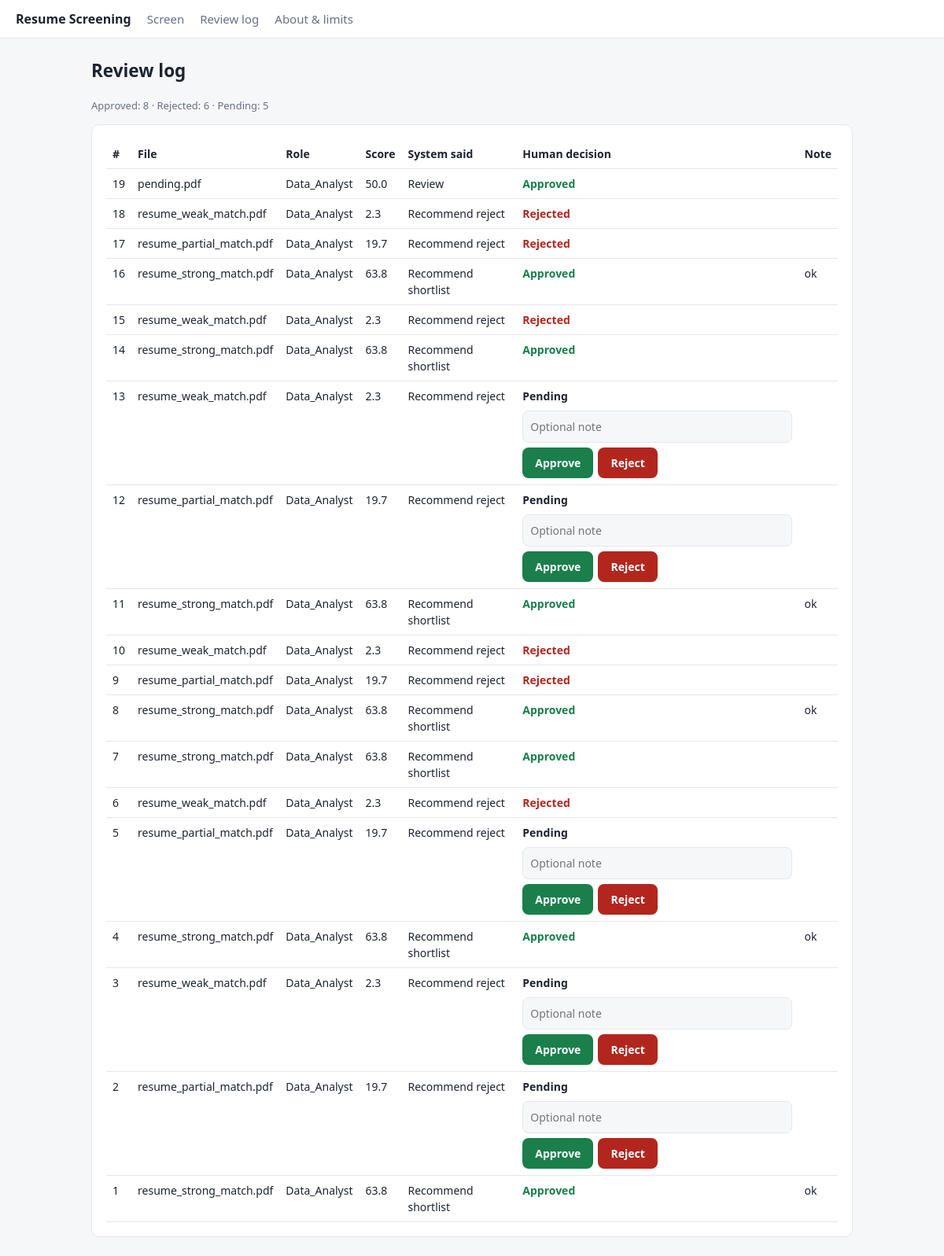
Screenshot of /review with the database file from the repository.
### tables this page shows
CREATE TABLE candidates(
  id INTEGER PRIMARY KEY AUTOINCREMENT,
  batch TEXT, filename TEXT, job_role TEXT,
  match_score REAL, recommendation TEXT,
  years_exp INTEGER, skills_matched INTEGER, matched_skills TEXT, missing_skills TEXT,
  ml_probability REAL,
  decision TEXT DEFAULT 'Pending', reviewer_note TEXT,
  created_at TEXT, decided_at TEXT
);

### app.py (the view)
@app.get("/review")
def review_log():
    rows = db().execute("SELECT * FROM candidates ORDER BY id DESC LIMIT 200").fetchall()
    counts = {r["decision"]: r["n"] for r in db().execute(
        "SELECT decision, COUNT(*) n FROM candidates GROUP BY decision")}
    return render_template("review.html", rows=rows, counts=counts)

### app.py (called while the page is built)
def db():
    if "db" not in g:
        g.db = sqlite3.connect(DB_PATH)
        g.db.row_factory = sqlite3.Row
        g.db.execute(SCHEMA)
    return g.db

def csrf_token() -> str:
    if "csrf" not in session:
        session["csrf"] = secrets.token_hex(16)
    return session["csrf"]

### templates/review.html (shortened to what this page needs)
{% extends "base.html" %}{% block body %}
<h2>Review log</h2>
<p class="muted">Approved: {{ counts.get('Approved',0) }} &middot; Rejected: {{ counts.get('Rejected',0) }} &middot; Pending: {{ counts.get('Pending',0) }}</p>
<div class="card" style="overflow-x:auto"><table>
<tr><th>#</th><th>File</th><th>Role</th><th>Score</th><th>System said</th><th>Human decision</th><th>Note</th></tr>
{% for r in rows %}<tr><td>{{ r.id }}</td><td>{{ r.filename }}</td><td>{{ r.job_role }}</td><td>{{ r.match_score }}</td><td>{{ r.recommendation }}</td>
<td><b class="{{ 't-ok' if r.decision=='Approved' else ('t-bad' if r.decision=='Rejected' else '') }}">{{ r.decision }}</b>
{% if r.decision == 'Pending' %}<form method="post" action="{{ url_for('decision', cid=r.id) }}" style="margin-top:8px;display:flex;gap:6px;flex-wrap:wrap">
<input type="text" name="note" maxlength="300" placeholder="Optional note" aria-label="Reviewer note">
<button class="ok" name="decision" value="Approved">Approve</button>
<button class="bad" name="decision" value="Rejected">Reject</button>
</form>{% endif %}</td><td>{{ r.reviewer_note or '' }}</td></tr>
{% else %}<tr><td colspan="7" class="muted">Nothing screened yet.</td></tr>{% endfor %}
</table></div>{% endblock %}

### templates/base.html (shortened to what this page needs)
<!doctype html>
<html lang="en"><head><meta charset="utf-8">
</head><body>
<header><b>Resume Screening</b><a href="{{ url_for('index') }}">Screen</a><a href="{{ url_for('review_log') }}">Review log</a><a href="{{ url_for('about') }}">About &amp; limits</a></header>
<main>
{% block body %}{% endblock %}
</main></body></html>

### templates/base.html (style rules this page uses)
:root { --bg:#f6f7f9;--card:#fff;--ink:#1d2330;--mut:#667085;--line:#e3e6ec;--acc:#1f6f78;--ok:#1a7f4b;--bad:#b3261e;--warn:#9a6700 }
* { box-sizing:border-box }
body { margin:0;font:15px/1.5 system-ui,Segoe UI,Roboto,sans-serif;background:var(--bg);color:var(--ink) }
header { background:var(--card);border-bottom:1px solid var(--line);padding:12px 20px;display:flex;gap:20px;align-items:center;flex-wrap:wrap }
header b { font-size:16px }
header a { color:var(--mut);text-decoration:none }
main { max-width:1000px;margin:24px auto;padding:0 16px }
.card { background:var(--card);border:1px solid var(--line);border-radius:10px;padding:18px;margin-bottom:16px }
textarea,select,input[type=file],input[type=text] { width:100%;padding:9px;border:1px solid var(--line);border-radius:8px;background:var(--bg);color:var(--ink);font:inherit }
button { background:var(--acc);color:#fff;border:0;border-radius:8px;padding:9px 16px;font:inherit;font-weight:600;cursor:pointer }
button.ok { background:var(--ok) }
button.bad { background:var(--bad) }
.t-ok { color:var(--ok) }
.t-bad { color:var(--bad) }
.muted { color:var(--mut);font-size:13px }
table { width:100%;border-collapse:collapse }
th,td { text-align:left;padding:8px;border-bottom:1px solid var(--line);vertical-align:top;font-size:14px }

### rows the page displays
candidates: id "19", filename "pending.pdf", job_role "Data_Analyst", match_score "50.0", recommendation "Review", decision "Approved"
candidates: id "18", filename "resume_weak_match.pdf", job_role "Data_Analyst", match_score "2.3", recommendation "Recommend reject", decision "Rejected"
candidates: id "17", filename "resume_partial_match.pdf", job_role "Data_Analyst", match_score "19.7", recommendation "Recommend reject", decision "Rejected"
candidates: id "16", filename "resume_strong_match.pdf", job_role "Data_Analyst", match_score "63.8", recommendation "Recommend shortlist", decision "Approved", reviewer_note "ok"
candidates: id "15", filename "resume_weak_match.pdf", job_role "Data_Analyst", match_score "2.3", recommendation "Recommend reject", decision "Rejected"
candidates: id "14", filename "resume_strong_match.pdf", job_role "Data_Analyst", match_score "63.8", recommendation "Recommend shortlist", decision "Approved"
candidates: id "13", filename "resume_weak_match.pdf", job_role "Data_Analyst", match_score "2.3", recommendation "Recommend reject", decision "Pending"
candidates: id "12", filename "resume_partial_match.pdf", job_role "Data_Analyst", match_score "19.7", recommendation "Recommend reject", decision "Pending"
candidates: id "11", filename "resume_strong_match.pdf", job_role "Data_Analyst", match_score "63.8", recommendation "Recommend shortlist", decision "Approved", reviewer_note "ok"
candidates: id "10", filename "resume_weak_match.pdf", job_role "Data_Analyst", match_score "2.3", recommendation "Recommend reject", decision "Rejected"
candidates: id "9", filename "resume_partial_match.pdf", job_role "Data_Analyst", match_score "19.7", recommendation "Recommend reject", decision "Rejected"
candidates: id "8", filename "resume_strong_match.pdf", job_role "Data_Analyst", match_score "63.8", recommendation "Recommend shortlist", decision "Approved", reviewer_note "ok"
candidates: id "7", filename "resume_strong_match.pdf", job_role "Data_Analyst", match_score "63.8", recommendation "Recommend shortlist", decision "Approved"
candidates: id "6", filename "resume_weak_match.pdf", job_role "Data_Analyst", match_score "2.3", recommendation "Recommend reject", decision "Rejected"
candidates: id "5", filename "resume_partial_match.pdf", job_role "Data_Analyst", match_score "19.7", recommendation "Recommend reject", decision "Pending"
candidates: id "4", filename "resume_strong_match.pdf", job_role "Data_Analyst", match_score "63.8", recommendation "Recommend shortlist", decision "Approved", reviewer_note "ok"
candidates: id "3", filename "resume_weak_match.pdf", job_role "Data_Analyst", match_score "2.3", recommendation "Recommend reject", decision "Pending"
candidates: id "2", filename "resume_partial_match.pdf", job_role "Data_Analyst", match_score "19.7", recommendation "Recommend reject", decision "Pending"
candidates: id "1", filename "resume_strong_match.pdf", job_role "Data_Analyst", match_score "63.8", recommendation "Recommend shortlist", decision "Approved", reviewer_note "ok"

### other values shown
{{ counts.get('Approved',0) }} "8"
{{ counts.get('Rejected',0) }} "6"
{{ counts.get('Pending',0) }} "5"
